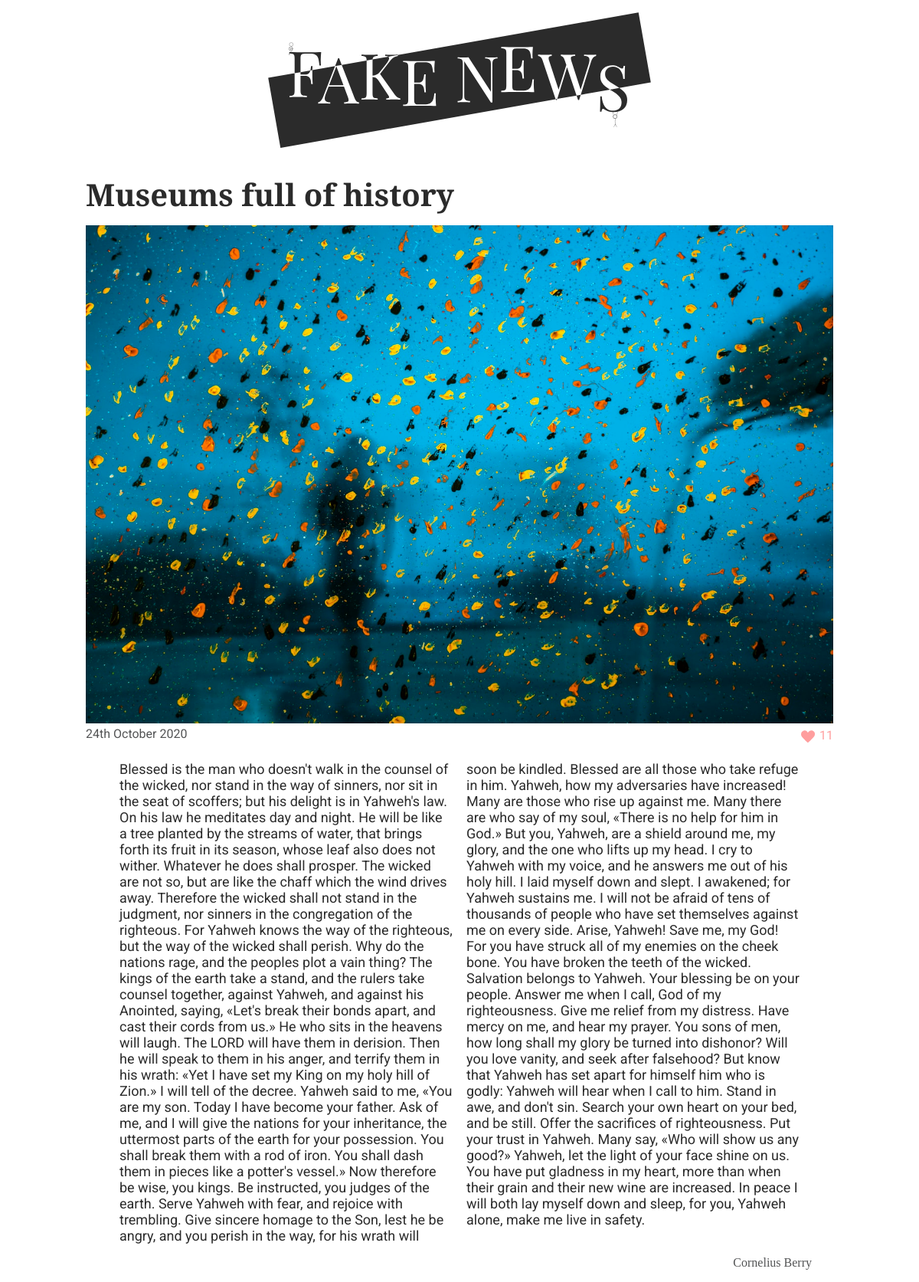
The page /article.php?id=4 on the database as committed earlier.
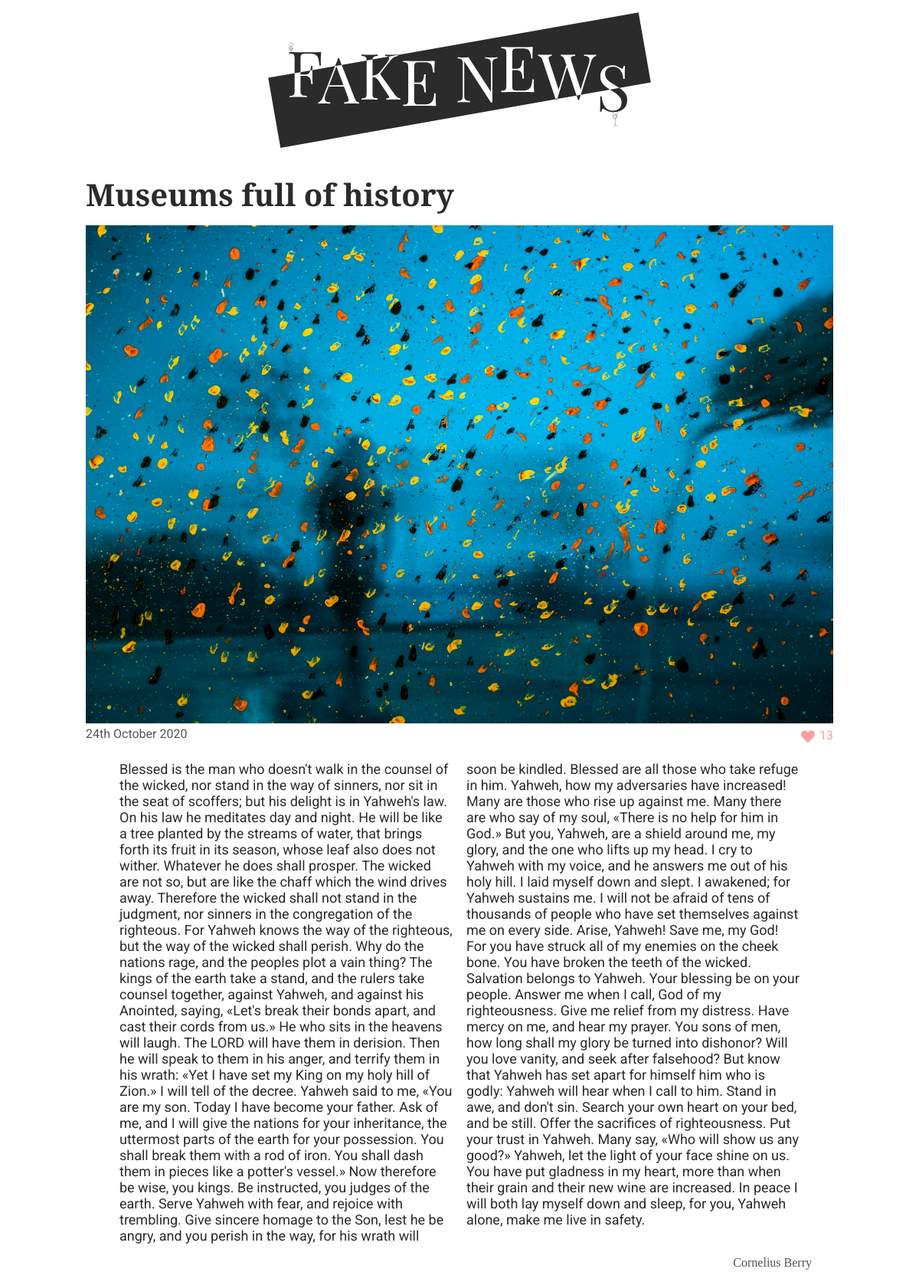
The same page on the database as committed later.
### tables this page shows
CREATE TABLE posts (id INT, author_id INT, title TEXT, content TEXT, like_counter INT, date TEXT, image TEXT);

CREATE TABLE users (
	user_id INT,
	name TEXT
);

### data.php (called while the page is built, shortened)
<?php
$pdo = new PDO('sqlite:./database/fake_news.db');
$stmnt = $pdo->query('SELECT * FROM posts
INNER JOIN users
ON posts.author_id = users.user_id
ORDER BY date DESC');
$posts = $stmnt->fetchAll(PDO::FETCH_ASSOC);

### functions.php (called while the page is built, shortened)
<?php
require __DIR__ . '/data.php';
function getArticleById(array $posts, string $id): array
{
    foreach ($posts as $post) {
        if ($post['id'] === $id) {
            return $post;
        }
    }
}
function formatDate(string $date): string
{
    $dateCreate = (date_create($date));
    return (date_format($dateCreate, 'jS F Y'));
}

### article.php (the view, shortened to what this page needs)
<?php
require __DIR__ . '/data.php';
require __DIR__ . '/functions.php';
require __DIR__ . '/header.php';
?>
<?php
$id = $_GET['id'];
$post = getArticleById($posts, $id);
?>
<main class="main-article">
    <h2 class="title-article"><?= $post['title']; ?></h2>
    <div class="img-box">
        <img class="img-article" src="./img/<?= $post['image']; ?>" alt=""></div>
    <span class="like-span">
        <p class="date"><?= formatDate($post['date']); ?></p>
        <form method="post">
            <input type="submit" name="like" class="like-btn" value="" />
            <label for="like" class="like-text"><?= $post['like_counter']; ?></label>
        </form>
    </span>
    <article class="main-article">
        <p class="content"> <?= $post['content']; ?></p>
        <span class="author-span">
            <p class="author-special"> <?= $post['name']; ?></p>
        </span>
    </article>
</main>
</body>
</html>

### header.php (shortened to what this page needs)
<!DOCTYPE html>
<html lang="en">
<head>
    <link rel="stylesheet" href="style/global.css">
    <link rel="stylesheet" href="style/header.css">
    <link rel="stylesheet" href="style/index.css">
    <link rel="stylesheet" href="style/article.css">
    <link rel="stylesheet" href="style/media.css">
    <link rel="stylesheet" href="style/typography.css">
</head>
<body>
    <header>
        <a href="/index.php" class="home">
            <img class="logo" src="/img/FAKENEWS.svg" alt="logo">
        </a>
    </header>

### style/global.css (style rules this page uses)
:root { --bg-color: white; --txt-color: #2b2b2b; --author-color: #535455; --likes-color: #ff9e9e; }
* { box-sizing: border-box; margin: 0; padding: 0; cursor: default; }
body { background-color: var(--bg-color); }

### style/header.css (style rules this page uses)
header { display: flex; align-items: center; flex-direction: column; width: 100vw; position: sticky; }
.logo { width: 90vw; margin: 1rem; max-width: 500px; cursor: pointer; }
.home { text-decoration: none; cursor: pointer; }

### style/index.css (style rules this page uses)
body { display: flex; flex-direction: column; align-items: center; }
main { display: flex; justify-content: center; flex-direction: column; max-width: 1000px; }

### style/article.css (style rules this page uses)
.img-article { width: 100%; }
.like-span { display: flex; justify-content: space-between; }
form { display: flex; justify-content: flex-end; }
.main-article { display: flex; flex-direction: column; padding: 0 0.75rem; margin-top: 1rem; }
.author-span { display: flex; justify-content: flex-end; }
.like-btn { margin-top: 0.3rem; background: url(/img/heart.svg); background-repeat: no-repeat; width: 1.5rem; height: 1.5rem; border: none; cursor: pointer; }

### style/media.css (style rules this page uses)
@media only screen and (min-width: 750px) { .content { columns: 2; } }

### style/typography.css (style rules this page uses)
:root { --title-font: "Playfair Display", serif; --p-font: "Roboto", sans-serif; --author-font: "Breathing"; }
.date { font-size: 1rem; font-family: var(--p-font); color: var(--author-color); }
.title-article { font-size: 2.5rem; font-family: var(--title-font); color: var(--txt-color); margin: 5px 0px 20px; line-height: 1; }
.like-text { font-family: var(--p-font); font-size: 1rem; color: var(--likes-color); margin-top: 2px; }
.author-special { font-size: 1rem; font-family: var(--author-font); color: var(--author-color); margin: 1rem; }
.content { padding: 0 2rem; font-family: var(--p-font); font-size: 18px; color: var(--txt-color); }

Rows that differ between the two databases and show on the page:
changed posts "Museums full of history": like_counter "11" → "13"
